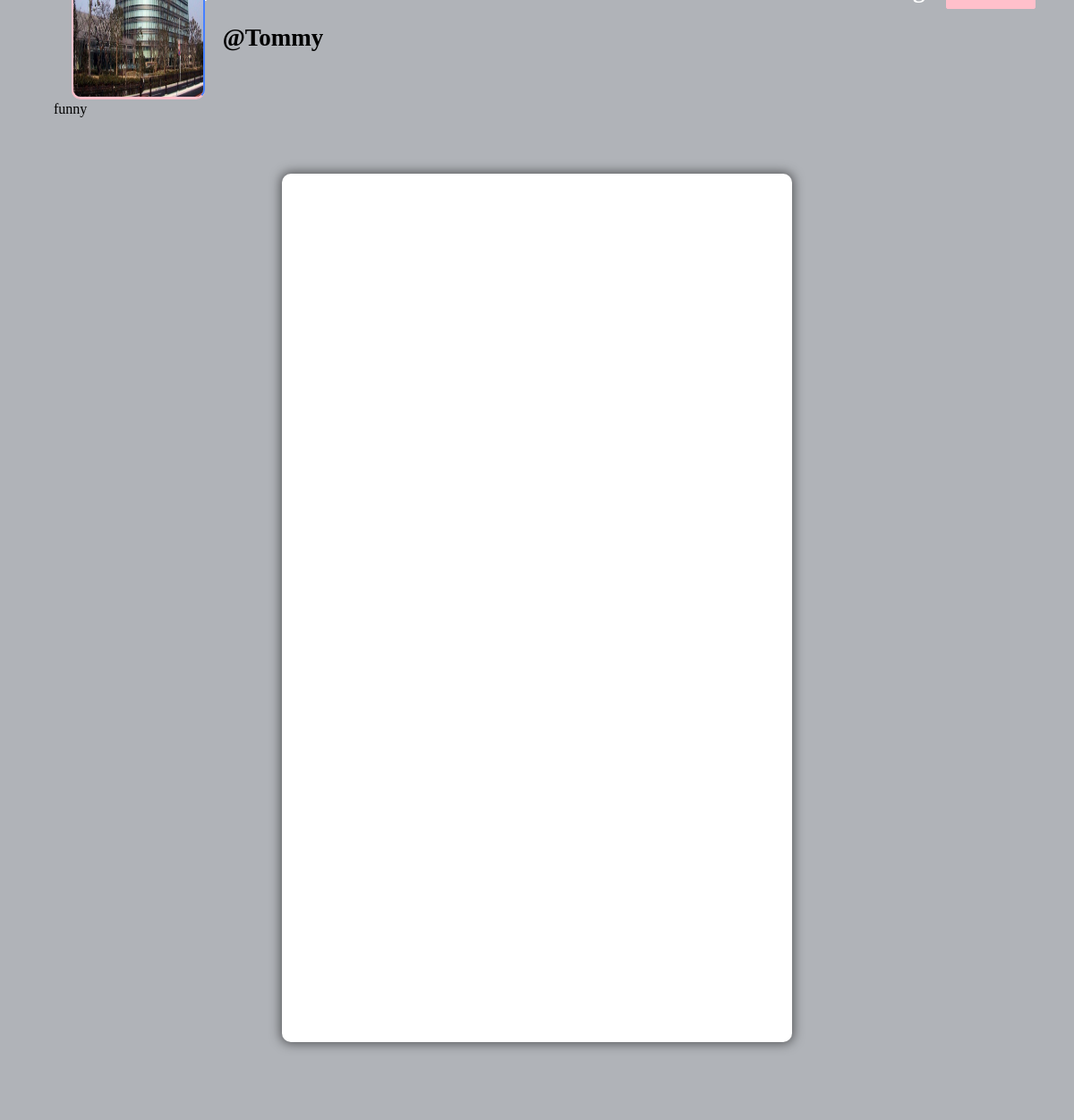
The page /profile/Tommy (signed in) on the database its author committed.
### app/models.py (models this page shows, shortened)
class Profile(models.Model):
    user = models.ForeignKey(User, on_delete=models.CASCADE)
    id_user = models.IntegerField()
    bio = models.TextField(blank=True)
    profileimg = models.ImageField(upload_to="profile_images", default="facebook-office.jpg")
    location = models.CharField(max_length=100, blank=True)

### app/views.py (the view)
# urls.py: path('profile/<str:pk>', views.profile, name="profile"),
@login_required(login_url="signin")
def profile(request, pk):
    user_object = User.objects.get(username=pk)
    profile_object = Profile.objects.get(user=user_object)
    posts = Post.objects.filter(user=pk)
    len_posts = len(posts)
    follower = request.user.username
    user = pk
    if FollowersCount.objects.filter(follower=follower, user=user).first():
        button = "Unfollow"
    else:
        button = "Follow"
    follwers_count = len(FollowersCount.objects.filter(user=user))
    following_count = len(FollowersCount.objects.filter(follower=user))
    context = {
        "user_object": user_object,
        "profile_object": profile_object,
        "posts": posts,
        "len_posts": len_posts,
        "button": button,
        "follwers_count": follwers_count,
        "following_count": following_count
    }
    return render(request, "profile.html", context)

### templates/profile.html (shortened to what this page needs)
{% load static %}
<!DOCTYPE html>
<html lang="en">
  <head>
    <link rel="stylesheet" href="{% static 'css/main.min.css' %}" />
    <link rel="stylesheet" href="{% static 'css/style.css' %}" />
    <link rel="stylesheet" href="{% static 'css/color.css' %}" />
    <link rel="stylesheet" href="{% static 'css/responsive.css' %}" />
  </head>
  <body>
    <section>
      <div class="feature-photo">
        <figure>
        </figure>
        <form action="/follow" method="POST">
          <div class="add-btn">
            {% if user_object.username == user.username %}
            <a
              href="/settings"
              title=""
              data-ripple=""
              style="background-color: #ffc0cb; border: #ffc0cb"
            >
              Account Settings
            </a>
            {% else %}
            <a href="" title="" data-ripple="" type="submit"
              ><button style="background-color: #ffc0cb; border: #ffc0cb">
              </button></a
            >
            {% endif %}
          </div>
        </form>
        <div class="container-fluid">
          <div class="row merged">
            <div class="col-lg-2 col-sm-3">
              <div class="user-avatar">
                <figure>
                  <img
                    src="{{profile_object.profileimg.url}}"
                    style="height: 250px; width: 100%"
                    alt=""
                  />
                </figure>
              </div>
            </div>
            <div class="col-lg-10 col-sm-9">
              <div class="timeline-info">
                <ul>
                  <li class="admin-name">
                    <h5
                      style="
                        color: black;
                        white-space: nowrap;
                        width: 110px;
                        font-size: 27px;
                      "
                    >
                      <b>@{{user_object.username}}</b
                      >
                    </h5>
                  </li>
                </ul>
              </div>
            </div>
          </div>
        </div>
      </div>
    </section>
    <section>
      <div class="bio">{{profile_object.bio}}</div>
    </section>
    <section>
      <div class="gap gray-bg">
        <div class="container-fluid">
          <div class="row">
            <div class="col-lg-12">
              <div class="row" id="page-contents">
                <div class="col-lg-3">
                  <aside class="sidebar static"></aside>
                </div>
                <div class="col-lg-6">
                  <div class="central-meta">
                  </div>
                </div>
                <div class="col-lg-3">
                  <aside class="sidebar static"></aside>
                </div>
              </div>
            </div>
          </div>
        </div>
      </div>
    </section>
  </body>
</html>

### static/css/color.css (style rules this page uses)
#nprogress .bar, .timeline-info > ul li a::before, .add-btn > a, .activitiez > li::before, form button, .colla-apps > li a:hover, a.underline:before, .setting-row input:checked + label, .user-avatar:hover .edit-phto, .error-meta > a, .color-bg, .add-butn, .nav.nav-tabs.likes-btn > li a.active, a.dislike-btn, .drop > a:hover, .btn-view.btn-load-more:hover, .accordion .card h5 button[aria-expanded="true"], .chat-head, .f-page > figure em, .inbox-panel-head > ul > li > a, .nav-tabs--left .nav-link.active, .nav-tabs--left .nav-link.active:hover, footer .widget-title h4::before, #topcontrol, .sidebar .widget-title::before, .f-title::before, .g-post-classic > figure > i::after, .purify > a, .help-list > a:hover, .open-position::before, .info > a, .category-box:hover, .category-box.selected, a.main-btn, .section-heading::before, .getquot-baner, .more-branches > h4::before, .is-helpful > a, .cart-optionz > li > a:hover, .paginationz > li a:hover, .paginationz > li a.active, .shopping-cart, a.btn2:hover, .form-submit > input[type="submit"], button.submit-checkout, .delete-cart:hover, .proceed .button, .amount-area .update-cart, a.addnewforum, .apply-bttons > a { background: orange; }

### static/css/responsive.css (style rules this page uses)
@media screen and (max-width: 1281px) and (min-width: 1024px) { .timeline-info { line-height: 51px; } }
@media screen and (max-width: 1281px) and (min-width: 1024px) { .timeline-info .admin-name > h5 { font-size: 20px; } }
@media screen and (max-width: 1281px) and (min-width: 1024px) { .user-avatar { width: 80.2% } }

### rows shown on the page
Profile: profileimg (picture), bio "funny"

### other values the page prints
{{ user_object.username }} "Tommy"
